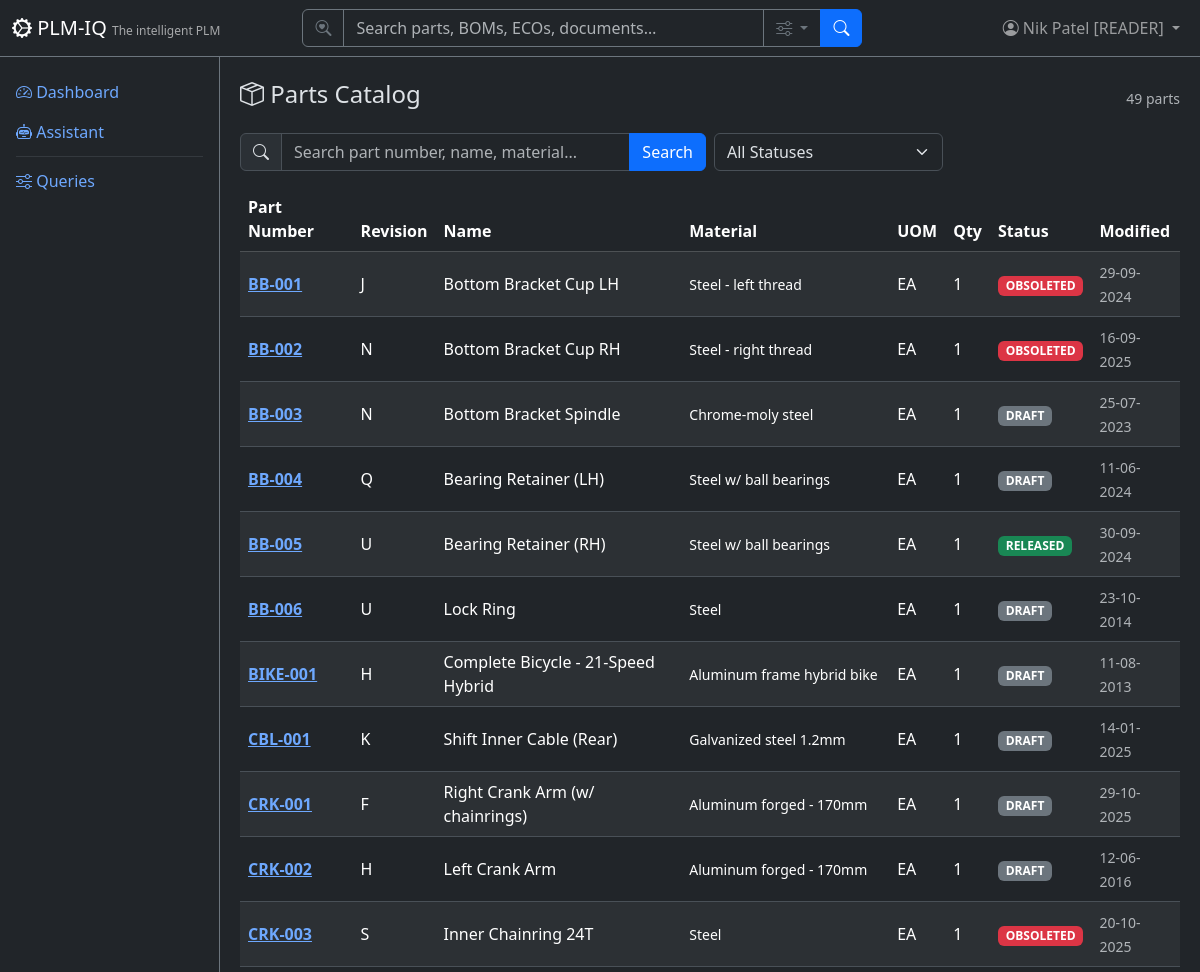
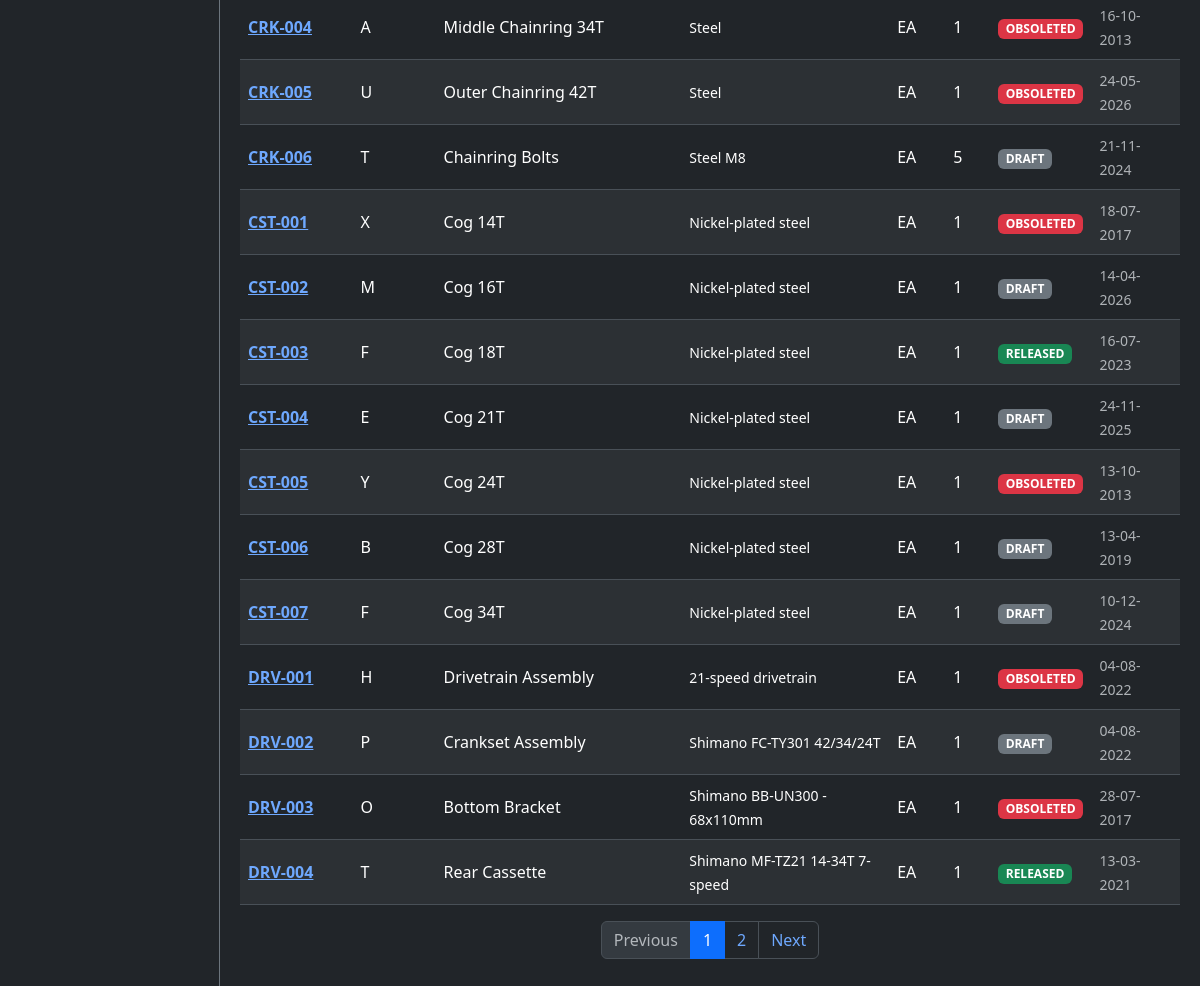
Page /parts (signed in) on the committed database (2 pictures, top to bottom).
### app/models/tenant_user.py (models this page shows)
class User(Base):
    __tablename__ = "users"
    user_id = Column("user_id", Integer, primary_key=True, autoincrement=True)
    username = Column("username", String, unique=True, nullable=False)
    full_name = Column("full_name", String, nullable=False)
    email = Column("email", String)
    password_hash = Column("password_hash", String, nullable=False, default="")
    tenant_id = Column("tenant_id", Integer, ForeignKey("tenants.tenant_id"), nullable=False, default=1)
    is_active = Column("is_active", Boolean, default=True)
    created_date = Column("created_date", String)
    role = Column("role", String, default="reader")
    tenant = relationship("Tenant", back_populates="users")
    favorites = relationship("Favorite", back_populates="user")

### app/models/parts.py (models this page shows)
class Part(Base):
    __tablename__ = "parts"
    part_number = Column("part_number", String, primary_key=True)
    part_revision = Column("part_revision", String, nullable=False)
    part_name = Column("part_name", String, nullable=False)
    spec_file = Column("spec_file", String)
    material = Column("material", String)
    uom = Column("uom", String, nullable=False)
    qty = Column("qty", Integer, nullable=False, default=1)
    status = Column("status", String, nullable=False, default="DRAFT")
    created_date = Column("created_date", String)
    modified_date = Column("modified_date", String)
    modified_owner = Column("modified_owner", Integer, ForeignKey("users.user_id"))
    created_by = Column("created_by", Integer, ForeignKey("users.user_id"))
    tenant_id = Column("tenant_id", Integer, ForeignKey("tenants.tenant_id"), nullable=False, default=1)
    tenant = relationship("Tenant", back_populates="parts")
    bom_items = relationship("BomItem", back_populates="part", foreign_keys="BomItem.part_number")
    costing_items = relationship("CostingBomItem", back_populates="part")
    eco_items = relationship("EngineeringChangeOrder", back_populates="part")
    aml_items = relationship("ApprovedManufacturer", back_populates="part")
    avl_items = relationship("ApprovedVendor", back_populates="part")
    cad_files = relationship("CadMetadata", back_populates="part")

### app/routers/parts.py (the view)
@router.get("", response_class=HTMLResponse)
def list_parts(
    request: Request,
    q: Optional[str] = Query(None, description="Search query"),
    status: Optional[str] = Query(None, description="Filter by status"),
    page: int = Query(1, ge=1),
    db: Session = Depends(get_db),
):
    user = require_user(request, db)
    ctx = auth_context(request, db)
    query = db.query(Part)
    if q:
        query = query.filter(
            or_(
                Part.part_number.ilike(f"%{q}%"),
                Part.part_name.ilike(f"%{q}%"),
                Part.material.ilike(f"%{q}%"),
            )
        )
    if status:
        query = query.filter(Part.status == status)
    total = query.count()
    offset = (page - 1) * DEFAULT_PAGE_SIZE
    parts = query.order_by(Part.part_number).offset(offset).limit(DEFAULT_PAGE_SIZE).all()
    return HTMLResponse(content=render(
        "parts/list.html",
        **ctx,
        parts=parts,
        page=page,
        total=total,
        pages=(total + DEFAULT_PAGE_SIZE - 1) // DEFAULT_PAGE_SIZE,
        q=q or "",
        status_filter=status or "",
        statuses=["DRAFT", "RELEASED", "OBSOLETED"],
    ))

### app/templates/parts/list.html (shortened to what this page needs)
{% extends "base.html" %}
{% block content %}
<div class="d-flex justify-content-between align-items-center mb-3">
    <h4><i class="bi bi-box-seam"></i> Parts Catalog</h4>
    <div class="d-flex align-items-center gap-3">
        <span class="text-muted small">{{ total }} parts</span>
    </div>
</div>
<form method="GET" class="row g-2 mb-3">
    <div class="col-md-6">
        <div class="input-group">
            <span class="input-group-text"><i class="bi bi-search"></i></span>
            <input type="text" name="q" class="form-control" placeholder="Search part number, name, material..." value="{{ q }}">
            <button class="btn btn-primary" type="submit">Search</button>
        </div>
    </div>
    <div class="col-md-3">
        <select name="status" class="form-select" onchange="this.form.submit()">
            <option value="">All Statuses</option>
        </select>
    </div>
</form>
<div class="table-responsive">
    <table class="table table-striped table-hover align-middle">
        <thead class="table-dark">
            <tr>
                <th>Part Number</th>
                <th>Revision</th>
                <th>Name</th>
                <th>Material</th>
                <th>UOM</th>
                <th>Qty</th>
                <th>Status</th>
                <th>Modified</th>
            </tr>
        </thead>
        <tbody>
            {% for p in parts %}
            <tr>
                <td><a href="/parts/{{ p.part_number }}" class="fw-bold">{{ p.part_number }}</a></td>
                <td>{{ p.part_revision }}</td>
                <td>{{ p.part_name }}</td>
                <td><small>{{ (p.material or '')|truncate(40) or '-' }}</small></td>
                <td>{{ p.uom }}</td>
                <td>{{ p.qty }}</td>
                <td>
                    <span class="badge bg-{% if p.status == 'RELEASED' %}success{% elif p.status == 'OBSOLETED' %}danger{% else %}secondary{% endif %} badge-status">
                        {{ p.status }}
                    </span>
                </td>
                <td><small class="text-muted">{{ p.modified_date or '-' }}</small></td>
            </tr>
            {% else %}
            <tr><td colspan="8" class="text-center text-muted py-4">No parts found.</td></tr>
            {% endfor %}
        </tbody>
    </table>
</div>
{% if pages > 1 %}
<nav>
    <ul class="pagination justify-content-center">
        <li class="page-item {% if page <= 1 %}disabled{% endif %}">
            <a class="page-link" href="?page={{ page - 1 }}{% if q %}&q={{ q }}{% endif %}{% if status_filter %}&status={{ status_filter }}{% endif %}">Previous</a>
        </li>
        {% for p in range(1, pages + 1) %}
        <li class="page-item {% if p == page %}active{% endif %}">
            <a class="page-link" href="?page={{ p }}{% if q %}&q={{ q }}{% endif %}{% if status_filter %}&status={{ status_filter }}{% endif %}">{{ p }}</a>
        </li>
        {% endfor %}
        <li class="page-item {% if page >= pages %}disabled{% endif %}">
            <a class="page-link" href="?page={{ page + 1 }}{% if q %}&q={{ q }}{% endif %}{% if status_filter %}&status={{ status_filter }}{% endif %}">Next</a>
        </li>
    </ul>
</nav>
{% endif %}
{% endblock %}

### app/templates/base.html (shortened to what this page needs)
<!DOCTYPE html>
<html lang="en" data-bs-theme="dark">
<head>
    <link href="https://cdn.jsdelivr.net/npm/bootstrap@5.3.3/dist/css/bootstrap.min.css" rel="stylesheet">
    <link href="https://cdn.jsdelivr.net/npm/bootstrap-icons@1.11.3/font/bootstrap-icons.css" rel="stylesheet">
</head>
<body>
    <nav class="navbar navbar-expand-md navbar-dark bg-dark fixed-top border-bottom border-secondary">
        <div class="container-fluid">
            <a class="navbar-brand" href="/">
                <i class="bi bi-gear-wide-connected"></i> PLM-IQ
                <small class="d-none d-md-inline">The intelligent PLM</small>
            </a>
            <div class="collapse navbar-collapse" id="navMenu">
                {% if current_user %}
                <form class="d-flex mx-auto my-2 my-md-0" role="search" action="/search" method="get" style="width: 100%; max-width: 560px;">
                    <div class="input-group">
                        <span class="input-group-text bg-dark border-secondary text-secondary"><i class="bi bi-search-heart"></i></span>
                        <input type="search" name="q" class="form-control bg-dark text-light border-secondary" placeholder="Search parts, BOMs, ECOs, documents…" aria-label="Search">
                        <button class="btn btn-outline-secondary dropdown-toggle" type="button" data-bs-toggle="dropdown" data-bs-auto-close="outside" title="Search options">
                            <i class="bi bi-sliders"></i>
                        </button>
                        <button class="btn btn-primary" type="submit"><i class="bi bi-search"></i></button>
                    </div>
                </form>
                {% endif %}
                <ul class="navbar-nav ms-auto align-items-center">
                    {% if current_user %}
                    <li class="nav-item dropdown">
                        <a class="nav-link dropdown-toggle position-relative" href="#" role="button" data-bs-toggle="dropdown" aria-label="Profile Menu" title="Profile Menu">
                            <i class="bi bi-person-circle"></i>
                            <span class="d-none d-md-inline">{{ current_user.full_name }} [{{ current_user.role|upper if current_user.role else 'SUPERUSER' }}]</span>
                        </a>
                    </li>
                    {% else %}
                    <li class="nav-item">
                        <a class="nav-link" href="/login"><i class="bi bi-box-arrow-in-right"></i> Sign In</a>
                    </li>
                    {% endif %}
                </ul>
            </div>
        </div>
    </nav>
    <div class="sidebar bg-dark border-end border-secondary pt-3">
        <ul class="nav nav-pills flex-column">
            <li class="nav-item">
                <a class="nav-link" href="/"><i class="bi bi-speedometer2"></i> Dashboard</a>
            </li>
            <li class="nav-item">
                <a class="nav-link" href="/assistant"><i class="bi bi-robot"></i> Assistant</a>
            </li>
            <li class="nav-item">
                <hr class="nav-divider my-1 mx-3 border-secondary">
            </li>
            <li class="nav-item">
                <a class="nav-link" href="/queries"><i class="bi bi-sliders"></i> Queries</a>
            </li>
        </ul>
    </div>
    <div class="main-content">
        {% block content %}{% endblock %}
    </div>
</body>
</html>

### app/templates/base.html (style rules this page uses)
body { padding-top: 60px; }
.sidebar { position: fixed; top: 56px; bottom: 0; left: 0; width: 220px; overflow-y: auto; }
.main-content { margin-left: 220px; padding: 20px; }
.navbar-brand small { font-size: 0.75rem; opacity: 0.6; }
.badge-status { font-size: 0.75rem; }

### rows in the picture
User: full_name "Nik Patel", role "READER"
Part: part_number "BB-001", part_revision "J", part_name "Bottom Bracket Cup LH", material "Steel - left thread", uom "EA", qty "1", status "OBSOLETED", modified_date "29-09-2024"
Part: part_number "BB-002", part_revision "N", part_name "Bottom Bracket Cup RH", material "Steel - right thread", uom "EA", qty "1", status "OBSOLETED", modified_date "16-09-2025"
Part: part_number "BB-003", part_revision "N", part_name "Bottom Bracket Spindle", material "Chrome-moly steel", uom "EA", qty "1", status "DRAFT", modified_date "25-07-2023"
Part: part_number "BB-004", part_revision "Q", part_name "Bearing Retainer (LH)", material "Steel w/ ball bearings", uom "EA", qty "1", status "DRAFT", modified_date "11-06-2024"
Part: part_number "BB-005", part_revision "U", part_name "Bearing Retainer (RH)", material "Steel w/ ball bearings", uom "EA", qty "1", status "RELEASED", modified_date "30-09-2024"
Part: part_number "BB-006", part_revision "U", part_name "Lock Ring", material "Steel", uom "EA", qty "1", status "DRAFT", modified_date "23-10-2014"
Part: part_number "BIKE-001", part_revision "H", part_name "Complete Bicycle - 21-Speed Hybrid", material "Aluminum frame hybrid bike", uom "EA", qty "1", status "DRAFT", modified_date "11-08-2013"
Part: part_number "CBL-001", part_revision "K", part_name "Shift Inner Cable (Rear)", material "Galvanized steel 1.2mm", uom "EA", qty "1", status "DRAFT", modified_date "14-01-2025"
Part: part_number "CRK-001", part_revision "F", part_name "Right Crank Arm (w/ chainrings)", material "Aluminum forged - 170mm", uom "EA", qty "1", status "DRAFT", modified_date "29-10-2025"
Part: part_number "CRK-002", part_revision "H", part_name "Left Crank Arm", material "Aluminum forged - 170mm", uom "EA", qty "1", status "DRAFT", modified_date "12-06-2016"
Part: part_number "CRK-003", part_revision "S", part_name "Inner Chainring 24T", material "Steel", uom "EA", qty "1", status "OBSOLETED", modified_date "20-10-2025"
Part: part_number "CRK-004", part_revision "A", part_name "Middle Chainring 34T", material "Steel", uom "EA", qty "1", status "OBSOLETED", modified_date "16-10-2013"
Part: part_number "CRK-005", part_revision "U", part_name "Outer Chainring 42T", material "Steel", uom "EA", qty "1", status "OBSOLETED", modified_date "24-05-2026"
Part: part_number "CRK-006", part_revision "T", part_name "Chainring Bolts", material "Steel M8", uom "EA", qty "5", status "DRAFT", modified_date "21-11-2024"
Part: part_number "CST-001", part_revision "X", part_name "Cog 14T", material "Nickel-plated steel", uom "EA", qty "1", status "OBSOLETED", modified_date "18-07-2017"
Part: part_number "CST-002", part_revision "M", part_name "Cog 16T", material "Nickel-plated steel", uom "EA", qty "1", status "DRAFT", modified_date "14-04-2026"
Part: part_number "CST-003", part_revision "F", part_name "Cog 18T", material "Nickel-plated steel", uom "EA", qty "1", status "RELEASED", modified_date "16-07-2023"
Part: part_number "CST-004", part_revision "E", part_name "Cog 21T", material "Nickel-plated steel", uom "EA", qty "1", status "DRAFT", modified_date "24-11-2025"
Part: part_number "CST-005", part_revision "Y", part_name "Cog 24T", material "Nickel-plated steel", uom "EA", qty "1", status "OBSOLETED", modified_date "13-10-2013"
Part: part_number "CST-006", part_revision "B", part_name "Cog 28T", material "Nickel-plated steel", uom "EA", qty "1", status "DRAFT", modified_date "13-04-2019"
Part: part_number "CST-007", part_revision "F", part_name "Cog 34T", material "Nickel-plated steel", uom "EA", qty "1", status "DRAFT", modified_date "10-12-2024"
Part: part_number "DRV-001", part_revision "H", part_name "Drivetrain Assembly", material "21-speed drivetrain", uom "EA", qty "1", status "OBSOLETED", modified_date "04-08-2022"
Part: part_number "DRV-002", part_revision "P", part_name "Crankset Assembly", material "Shimano FC-TY301 42/34/24T", uom "EA", qty "1", status "DRAFT", modified_date "04-08-2022"
Part: part_number "DRV-003", part_revision "O", part_name "Bottom Bracket", material "Shimano BB-UN300 - 68x110mm", uom "EA", qty "1", status "OBSOLETED", modified_date "28-07-2017"
Part: part_number "DRV-004", part_revision "T", part_name "Rear Cassette", material "Shimano MF-TZ21 14-34T 7-speed", uom "EA", qty "1", status "RELEASED", modified_date "13-03-2021"

### other values in the picture
{{ total }} "49"
{{ p }} "1" "2"
